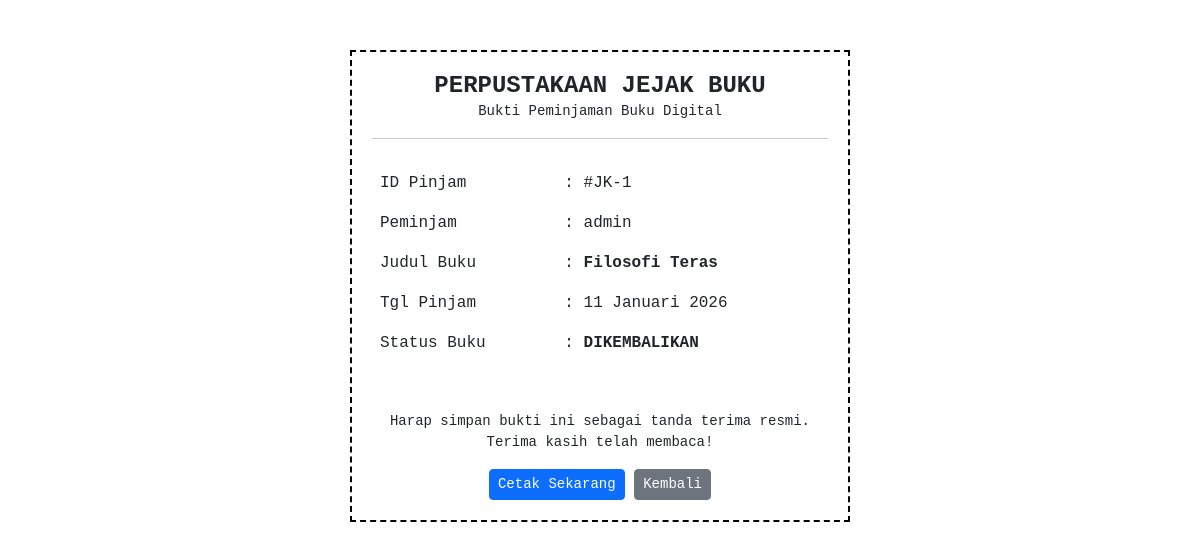
Page /cetak-bukti/1/ (signed in) on the committed database.
### perpustakaan/models.py (models this page shows, shortened)
class Peminjaman(models.Model):
    user = models.ForeignKey(User, on_delete=models.CASCADE)
    buku = models.ForeignKey(Buku, on_delete=models.CASCADE)
    tanggal_pinjam = models.DateTimeField(auto_now_add=True)
    tanggal_kembali = models.DateTimeField(null=True, blank=True)
    status = models.CharField(max_length=20, default='Dipinjam') # Dipinjam / Dikembalikan

class Buku(models.Model):
    judul = models.CharField(max_length=200)
    penulis = models.CharField(max_length=100)
    deskripsi = models.TextField()
    cover = models.ImageField(upload_to='covers/', null=True, blank=True)
    tanggal_input = models.DateTimeField(auto_now_add=True)
    stok = models.IntegerField(default=1)

### perpustakaan/views.py (the view)
# urls.py: path('cetak-bukti/<int:id>/', views.cetak_bukti, name='cetak_bukti'),
@login_required(login_url='login')
def cetak_bukti(request, id):
    pinjaman = get_object_or_404(Peminjaman, id=id, user=request.user)
    context = {
        'pinjaman': pinjaman,
        'tanggal_cetak': datetime.now(),
    }
    return render(request, 'cetak_bukti.html', context)

### perpustakaan/templates/cetak_bukti.html (shortened to what this page needs)
<!DOCTYPE html>
<html lang="id">
<head>
    <link rel="stylesheet" href="https://cdn.jsdelivr.net/npm/bootstrap@5.3.0/dist/css/bootstrap.min.css">
</head>
<body onload="window.print()">
    <div class="receipt-card">
        <div class="text-center mb-4">
            <h4 class="fw-bold mb-0">PERPUSTAKAAN JEJAK BUKU</h4>
            <p class="small">Bukti Peminjaman Buku Digital</p>
            <hr>
        </div>
        <table class="table table-borderless sm">
    <tr>
        <td>ID Pinjam</td>
        <td>: #JK-{{ pinjaman.id }}</td>
    </tr>
    <tr>
        <td>Peminjam</td>
        <td>: {{ pinjaman.user.username }}</td>
    </tr>
    <tr>
        <td>Judul Buku</td>
        <td>: <strong>{{ pinjaman.buku.judul }}</strong></td>
    </tr>
    <tr>
        <td>Tgl Pinjam</td>
        <td>: {{ pinjaman.tanggal_pinjam|date:"d F Y" }}</td>
    </tr>
    <tr>
        <td>Status Buku</td>
        <td>:
            <span style="text-transform: uppercase; font-weight: bold;">
                {{ pinjaman.status }}
            </span>
        </td>
    </tr>
</table>
        <div class="text-center mt-5">
            <p class="small">Harap simpan bukti ini sebagai tanda terima resmi.<br>Terima kasih telah membaca!</p>
           <div class="no-print mt-3">
    <button onclick="window.print()" class="btn btn-primary btn-sm">Cetak Sekarang</button>
    <button onclick="window.history.back()" class="btn btn-secondary btn-sm">Kembali</button>
</div>
        </div>
    </div>
</body>
</html>

### perpustakaan/templates/cetak_bukti.html (style rules this page uses)
body { background: white; font-family: 'Courier New', Courier, monospace; }
.receipt-card { border: 2px dashed #000; padding: 20px; max-width: 500px; margin: 50px auto; }

### rows in the picture
Peminjaman: id "1", user.username "admin", buku.judul "Filosofi Teras", tanggal_pinjam "11 Januari 2026", status "DIKEMBALIKAN"
